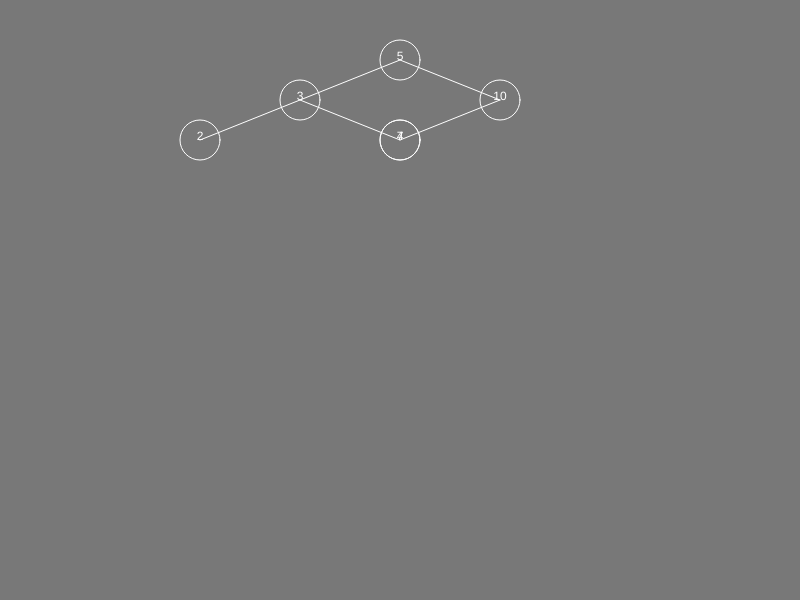
Frame 1 (no input)
Frame 60 (no input): identical to frame 1, image omitted
Frame 120 (the mouse pressed at the canvas centre since frame 60): identical to frame 1, image omitted

The p5.js sketch that drew this single still picture (run headless with seeded random() and noise() and a simulated clock; from frame 60 on, the mouse is pressed at the canvas centre):

// p5.js sketch
// ── sketch.js
var tree;
var arrayOfNodes = [];

function setup() {
    createCanvas(800, 600);
    background(120);
    tree = new Tree();
    // for(var i = 0; i<10; i++){
    //     tree.addValue(floor(random(0,10)));
    // }
    tree.addValue(5);
    tree.addValue(10);
    tree.addValue(7);
    tree.addValue(3);
    tree.addValue(4);
    tree.addValue(2);
    console.log(tree);
    tree.traverse();
    console.log(arrayOfNodes);
}

function draw(){

}








// ── node.js
class Node {
    constructor(val, x, y) {
        this.value = val;

        this.left = null;
        this.right = null;
        this.x = x;
        this.y = y;
    }
    addNode(n) {
        if (n.value < this.value) {
            if (this.left == null) {
                this.left = n;
                this.left.x = this.x - 100;
                this.left.y = this.y + 40;
            }
            else {
                this.left.addNode(n);
            }
        }
        else if (n.value > this.value) {
            if (this.right == null) {
                this.right = n;
                this.right.x = this.x + 100;
                this.right.y = this.y + 40;
            }
            else {
                this.right.addNode(n);
            }
        }
    }

    visit(parent) {
        if (this.left != null) {
            arrayOfNodes.push(this.left);
            this.left.visit(this);
        }
        console.log(this.value);

        fill(255);
        noStroke();
        textAlign(CENTER);
        text(this.value,this.x, this.y);
        stroke(255);
        noFill();
        rectMode(CENTER)
        ellipse(this.x, this.y, 40,40);
        line(parent.x, parent.y, this.x, this.y);

        if (this.right != null) {
            arrayOfNodes.push(this.right);
            this.right.visit(this);
        }
    }

    search(val) {
        if (this.value == val) {
            console.log("Found " + this.value);
            return this;
        }
        else if (val < this.value && this.left != null) {
            return this.left.search(val);
        }
        else if (val > this.value && this.right != null) {
            return this.right.search(val);
        }
        return null;
    }
}

// ── tree.js
class Tree {
    constructor() {
        this.root = null;
    }

    addValue(val) {
        var n = new Node(val);
        if (this.root == null) {
            this.root = n;
            this.root.x = width/2;
            this.root.y = 0.1*height;
            arrayOfNodes.push(this.root);
        }
        else {
            this.root.addNode(n);
        }
    }

    traverse() {
        this.root.visit(this.root);
    }

    search(val) {
        var found = this.root.search(val);
        return found;
    }
}
